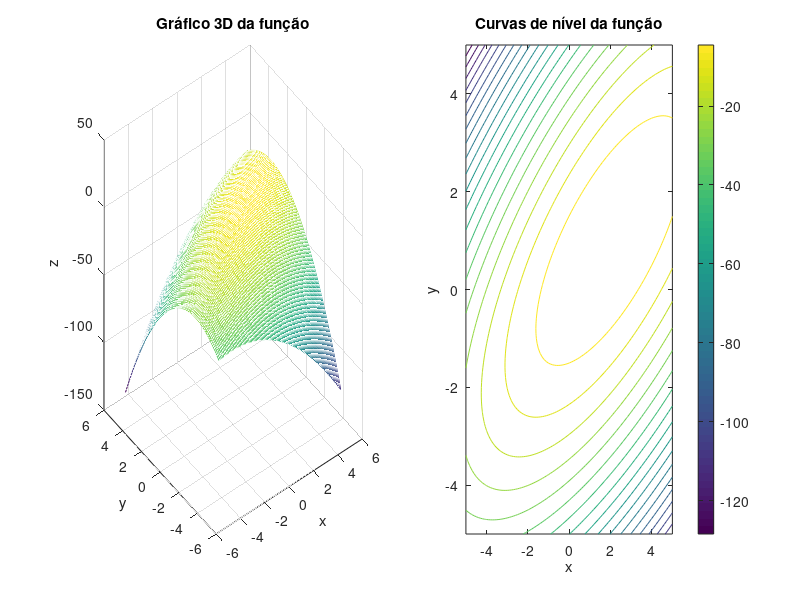

Write MATLAB code to recreate this figure.
% Definindo a função analítica
##f = @(x, y) sin(x).*cos(y);
f = @(x, y) 2*x.*y+2*x-x.^2-2*y.^2;

% Criando a malha de pontos
[x, y] = meshgrid(-5:0.1:5, -5:0.1:5);
z = f(x, y);

% Plot 3D
figure;
subplot(1, 2, 1);
mesh(x, y, z);
xlabel('x');
ylabel('y');
zlabel('z');
title('Gráfico 3D da função');

% Plot 2D com curvas de nível
subplot(1, 2, 2);
contour(x, y, z, 20); % 20 níveis de contorno
xlabel('x');
ylabel('y');
title('Curvas de nível da função');
colorbar;

